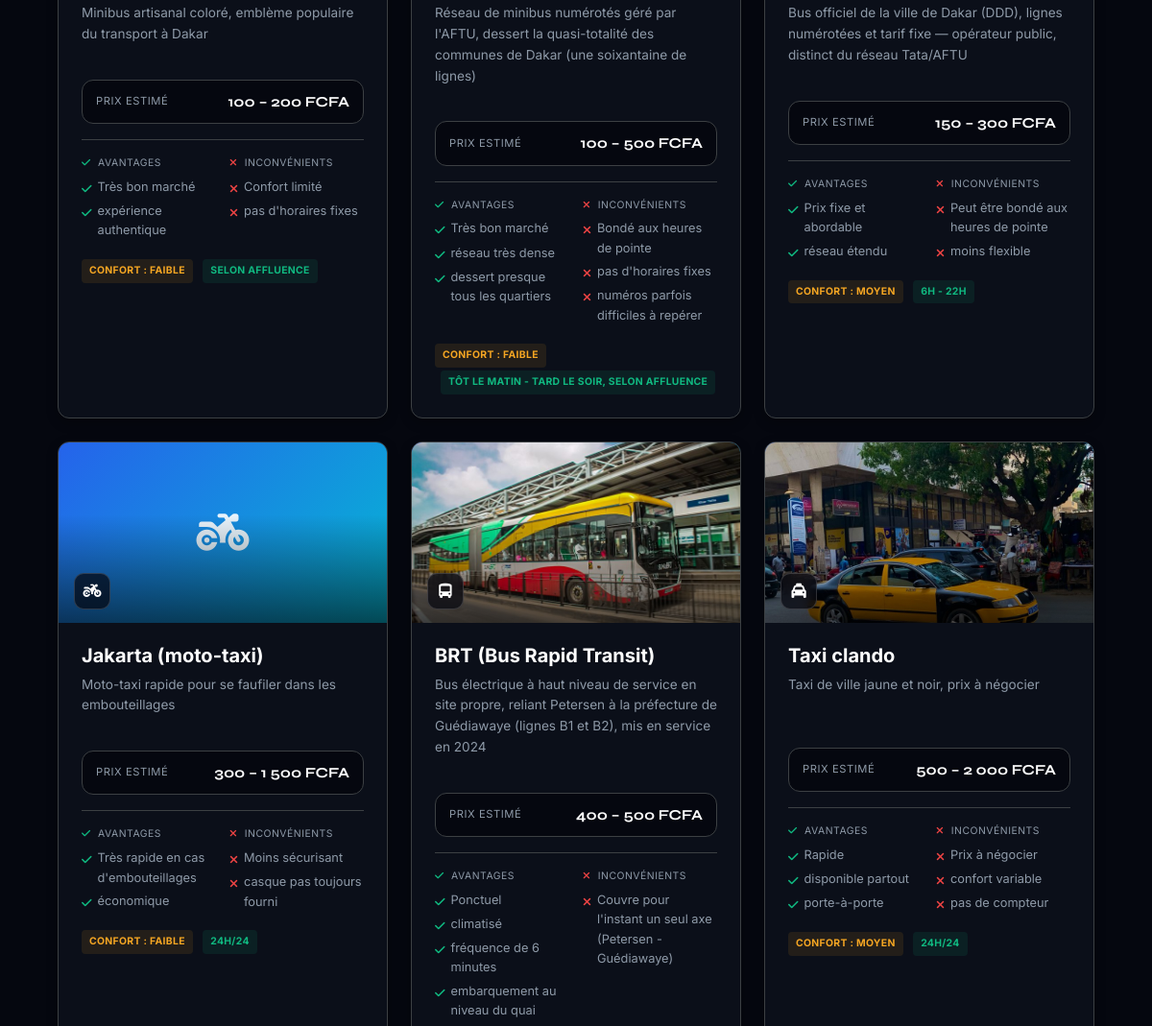
Page /transports (middle part) on the earlier database version.
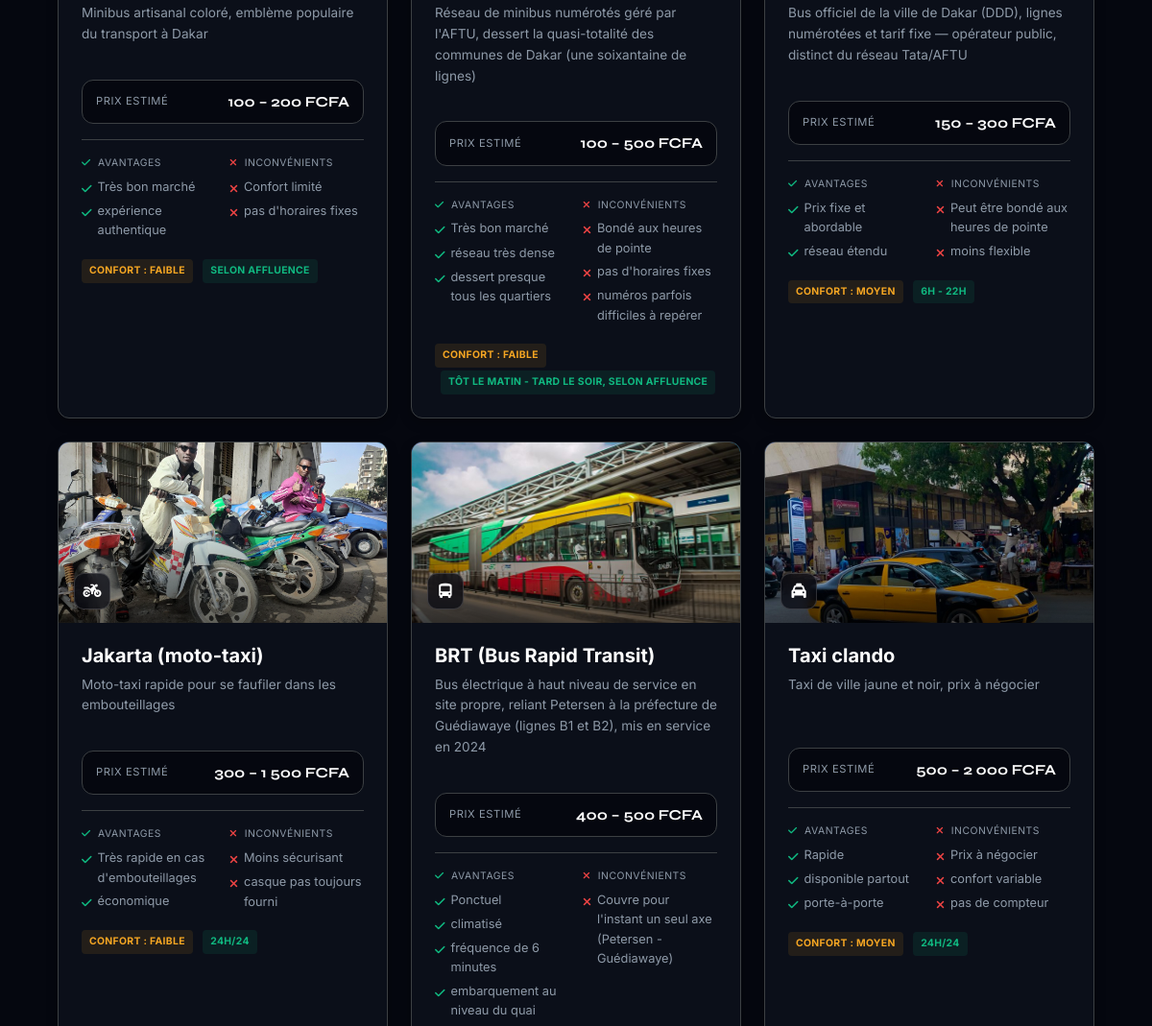
Same page on the later database version.
### tables this page shows
CREATE TABLE moyens_transport (
    id_transport    INTEGER PRIMARY KEY AUTOINCREMENT,
    nom             TEXT NOT NULL,
    image_url       TEXT,             -- URL/Chemin de l'image réelle (ex: /static/img/BRT.jpg)
    description     TEXT,
    cout_min        INTEGER,          -- en FCFA
    cout_max        INTEGER,          -- en FCFA
    niveau_confort  TEXT,             -- 'Faible', 'Moyen', 'Élevé'
    disponibilite   TEXT,             -- ex: '24h/24', 'Heures de bureau'
    avantages       TEXT,
    inconvenients   TEXT
);

### app.py (the view)
@app.route("/transports")
def transports():
    return render_template(
        "transports.html",
        transports=database.get_tous_les_transports(),
        active_page="transports",
    )

### database.py (called while the page is built)
def get_connection():
    conn = sqlite3.connect(DB_PATH)
    conn.row_factory = sqlite3.Row
    conn.execute("PRAGMA foreign_keys = ON")
    return conn

def get_tous_les_transports():
    conn = get_connection()
    transports = conn.execute(
        "SELECT * FROM moyens_transport ORDER BY cout_min"
    ).fetchall()
    conn.close()
    return transports

### templates/transports.html (shortened to what this page needs)
{% extends "base.html" %}
{% from "_icons.html" import vignette_transport %}
{% block content %}
    <section class="section">
        <div class="container">
            <div class="grid-3">
                {% for t in transports %}
                <div class="transport-card">
                    {{ vignette_transport(t) }}
                    <div class="tc-header">
                        <div class="tc-name">{{ t.nom }}</div>
                        <div class="tc-desc">{{ t.description }}</div>
                    </div>
                    <div class="tc-body">
                        <div class="tc-prix">
                            <span class="tc-prix-label">Prix estimé</span>
                            <span class="tc-prix-value">{{ "{:,}".format(t.cout_min).replace(",", " ") }} – {{ "{:,}".format(t.cout_max).replace(",", " ") }} FCFA</span>
                        </div>
                        <div class="pros-cons">
                            <div>
                                <div class="pros-cons-title"><i class="fa-solid fa-check" style="color: var(--accent-vert); margin-right: 4px;"></i> Avantages</div>
                                <ul class="pro-list">
                                    {% for a in t.avantages.split(',') %}
                                    <li>{{ a.strip() }}</li>
                                    {% endfor %}
                                </ul>
                            </div>
                            <div>
                                <div class="pros-cons-title"><i class="fa-solid fa-xmark" style="color: var(--accent-rouge); margin-right: 4px;"></i> Inconvénients</div>
                                <ul class="con-list">
                                    {% for i in t.inconvenients.split(',') %}
                                    <li>{{ i.strip() }}</li>
                                    {% endfor %}
                                </ul>
                            </div>
                        </div>
                        <div style="margin-top:12px;">
                            <span class="badge badge-jaune">Confort : {{ t.niveau_confort }}</span>
                            <span class="badge badge-vert" style="margin-left:6px;">{{ t.disponibilite }}</span>
                        </div>
                    </div>
                </div>
                {% endfor %}
            </div>
        </div>
    </section>
{% endblock %}

### templates/base.html (shortened to what this page needs)
<!DOCTYPE html>
<html lang="fr">
<head>
    <link rel="stylesheet" href="https://cdnjs.cloudflare.com/ajax/libs/font-awesome/6.4.0/css/all.min.css">
    <link rel="stylesheet" href="https://unpkg.com/leaflet@1.9.4/dist/leaflet.css"
 />
    <link rel="stylesheet" href="{{ url_for('static', filename='css/style.css') }}">
</head>
<body class>
    <main class="main-content">
        {% block content %}{% endblock %}
    </main>
</body>
</html>

### templates/_icons.html
{% macro icone_transport(nom) -%}
{%- if 'Jakarta' in nom or 'moto' in nom -%}fa-motorcycle
{%- elif 'BRT' in nom -%}fa-bus-simple
{%- elif 'TER' in nom -%}fa-train-subway
{%- elif 'Bus' in nom or 'Tata' in nom or 'AFTU' in nom or 'Dikk' in nom -%}fa-bus
{%- elif 'Taxi' in nom -%}fa-taxi
{%- elif 'rapide' in nom -%}fa-van-shuttle
{%- elif 'Avion' in nom -%}fa-plane
{%- elif 'Ferry' in nom -%}fa-ship
{%- elif 'places' in nom -%}fa-car-side
{%- else -%}fa-route
{%- endif -%}
{%- endmacro %}
{% macro vignette_transport(t) -%}
<div class="tc-media">
    {% if t.image_url %}
    <img src="{{ t.image_url }}" alt="{{ t.nom }}" loading="lazy">
    {% else %}
    <div class="tc-media-placeholder"><i class="fa-solid {{ icone_transport(t.nom) }}"></i></div>
    {% endif %}
    <div class="tc-media-badge"><i class="fa-solid {{ icone_transport(t.nom) }}"></i></div>
</div>
{%- endmacro %}

### static/css/style.css (style rules this page uses)
:root { --bg-primary: #05070f; --bg-secondary: #0b0f19; --fond-carte: rgba(13, 20, 35, 0.65); --text-main: #ffffff; --text-muted: #8e9aa8; --accent: #ffffff; --border-color: #3c4043; --border-light: rgba(255, 255, 255, 0.07); --border-active: rgba(255, 255, 255, 0.2); --shadow: 0 4px 12px rgba(0, 0, 0, 0.3); --radius: 12px; --transition: all 0.2s ease; --accent-bleu: #2563eb; --accent-cyan: #06b6d4; --accent-vert: #10b981; --accent-jaune: #f5a623; --accent-rouge: #ef4444; }
*, *::before, *::after { box-sizing: border-box; margin: 0; padding: 0; }
html, body { background-color: var(--bg-primary); color: var(--text-main); font-family: 'Inter', sans-serif; line-height: 1.6; -webkit-font-smoothing: antialiased; min-height: 100vh; transition: background-color 0.2s, color 0.2s; }
img { max-width: 100%; display: block; }
.container { max-width: 1200px; margin: 0 auto; padding: 0 40px; }
.main-content, .sidebar-content { padding: 20px; flex: 1; overflow-y: auto; }
.section, .page-content { padding: 80px 0; max-width: 1200px; margin: 0 auto; }
.grid-3 { display: grid; grid-template-columns: repeat(auto-fit, minmax(min(300px, 100%), 1fr)); gap: 24px; }
.transport-card, .transport-hover-card { position: relative; border-radius: var(--radius); border: 1px solid var(--border-color); overflow: hidden; height: 100%; display: flex; flex-direction: column; background-color: var(--bg-secondary); transition: var(--transition); z-index: 1; box-shadow: var(--shadow); }
.tc-media { position: relative; width: 100%; height: 188px; flex-shrink: 0; overflow: hidden; background: linear-gradient(135deg, var(--accent-bleu), var(--accent-cyan)); }
.tc-media img { width: 100%; height: 100%; object-fit: cover; display: block; transition: transform 0.5s ease; }
.tc-media::after { content: ''; position: absolute; inset: 0; background: linear-gradient(to top, rgba(0, 0, 0, 0.6) 0%, rgba(0, 0, 0, 0) 60%); pointer-events: none; }
.tc-media-badge { position: absolute; bottom: 14px; left: 16px; width: 38px; height: 38px; border-radius: 10px; background: rgba(5, 7, 15, 0.7); backdrop-filter: blur(6px); -webkit-backdrop-filter: blur(6px); border: 1px solid rgba(255, 255, 255, 0.16); display: flex; align-items: center; justify-content: center; color: #FFFFFF; font-size: 0.95rem; z-index: 2; }
.tc-header, .card-details-static { padding: 18px 24px 0; display: flex; flex-direction: column; gap: 4px; }
.tc-name, .card-details-static h3 { font-size: 1.25rem; font-weight: 700; color: var(--text-main); }
.tc-body { padding: 20px 24px 24px; }
.tc-desc, .card-details-static .desc { color: var(--text-muted); font-size: 0.85rem; margin-bottom: 16px; min-height: 40px; }
.tc-prix { display: flex; align-items: center; justify-content: space-between; background: var(--bg-primary); border: 1px solid var(--border-color); padding: 10px 14px; border-radius: var(--radius); margin-bottom: 16px; }
.tc-prix-label { font-size: 0.7rem; color: var(--text-muted); text-transform: uppercase; letter-spacing: 0.05em; }
.tc-prix-value { font-family: 'Syne', sans-serif; font-weight: 700; color: var(--text-main); font-size: 0.95rem; }
.pros-cons { display: grid; grid-template-columns: 1fr 1fr; gap: 14px; border-top: 1px solid var(--border-color); padding-top: 16px; }
.pros-cons-title { font-size: 0.65rem; text-transform: uppercase; color: var(--text-muted); margin-bottom: 6px; letter-spacing: 0.05em; }
.pro-list li, .con-list li { font-size: 0.8rem; color: var(--text-muted); margin-bottom: 4px; list-style: none; display: flex; gap: 6px; align-items: flex-start; }
.pro-list li::before { content: "\f00c"; font-family: "Font Awesome 6 Free"; font-weight: 900; color: var(--accent-vert); font-size: 0.75rem; margin-top: 2px; }
.con-list li::before { content: "\f00d"; font-family: "Font Awesome 6 Free"; font-weight: 900; color: var(--accent-rouge); font-size: 0.75rem; margin-top: 2px; }
.badge { display: inline-block; padding: 4px 8px; border-radius: 4px; font-size: 0.65rem; font-weight: 700; text-transform: uppercase; letter-spacing: 0.03em; background: var(--bg-secondary); color: var(--primary-blue); }
.badge-vert { background: rgba(16, 185, 129, 0.1); color: var(--accent-vert); }
.badge-jaune { background: rgba(245, 166, 35, 0.1); color: var(--accent-jaune); }

Differences in the rows shown:
changed moyens_transport "Jakarta (moto-taxi)": image_url: picture added; image_url empty → "/static/img/moto.jpg" (drawn)
